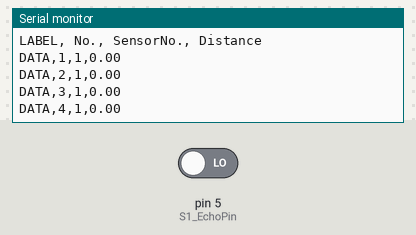
Bench run of a sketch on a simulated Arduino Uno, built with avr-gcc and run on an emulated ATmega328P. On the bench: the last lines printed to the serial monitor. The inputs (shaded band) are chosen by the test bench; at power-on: pin 5 (S1_EchoPin) LOW.

Above: at 1.8 s.
1.9 s: pin 5 (S1_EchoPin) driven HIGH
At 2.4 s:
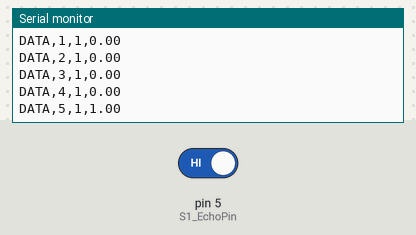
3.4 s: pin 5 (S1_EchoPin) driven LOW
At 3.9 s:
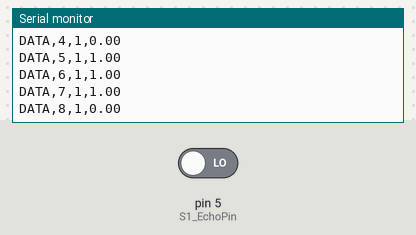
Timing chart, 0 to 6.4 s (numbered marks = the images above; inputs shaded):
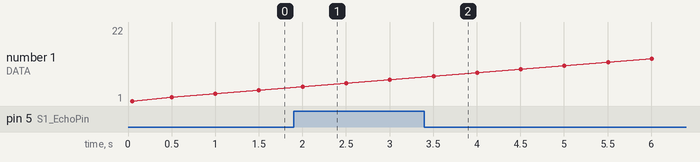

Measured:
- after the input at 1.9 s, the serial monitor: prints a new line after 0.10 s (image 1)
- after the input at 3.4 s, the serial monitor: prints a new line after 0.10 s (image 2)

The sketch:

distance_to_excel_PIR.ino
```cpp
int SensorNo = 0;

// 센서 01
const int S1_EchoPin = 5;

long Duration = 0;
float Distance;
int i = 1;
int j = 0;

const float d = 500; //측정 딜레이 조정

void setup() {
  Serial.begin(9600);
  pinMode(S1_EchoPin, INPUT);

  Serial.println("CLEARDATA"); //데이터 리셋
  Serial.println("LABEL, No., SensorNo., Distance"); //엑셀 첫행 데이터 이름 설정
}

void loop() {
  SensorNo = 1;

    Distance = digitalRead(S1_EchoPin);

    Serial.print("DATA,"); //데이터 행에 데이터를 받음
    Serial.print(i++); // No. 데이터 출력
    Serial.print(","); // 구분자: ','
    Serial.print(SensorNo);
    Serial.print(","); // 구분자: ','
    Serial.println(Distance); // Distance 데이터 출력

    delay(d); //0.5초마다 측정
}
```
